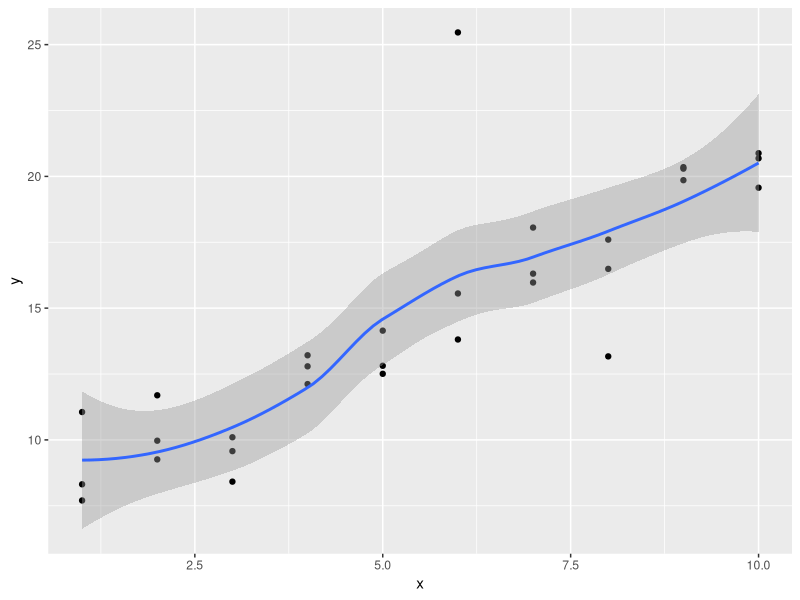
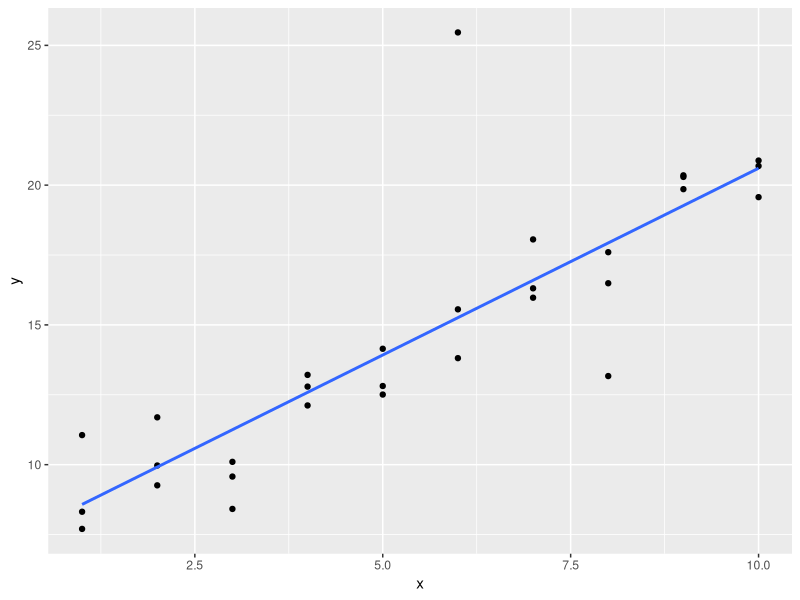

Write the R code that produced these figures, in order. (Note: this script raises an error after producing the figures.)
## ---- chunk 1
library(tidyverse)

library(modelr)
options(na.action = na.warn)
## ---- chunk 2
sim1a <- tibble(
  x = rep(1:10, each = 3),
  y = x * 1.5 + 6 + rt(length(x), df = 2)
)
## ---- chunk 3
sim1a_mod <- lm(y ~ x, data = sim1a)               # fit a linear model (straight line : `y ~ x`)

coef(sim1a_mod)                                    # Slope=1.480507    Intercept=5.806916

# Can't just put `sim1a_mod` into ggplot like below ...It plots *curve*, as for `sim1a`. (WHY?)
ggplot(sim1a_mod, aes(x, y)) +
  geom_point() +
  geom_smooth() 
## ---- chunk 4
ggplot(sim1a, aes(x = x, y = y)) +                 # OR using `sim1a_mod` gives same line (?)
  geom_point() +
  geom_smooth(method = "lm", se = FALSE)           # fit a linear model, not `method = 'loess'`
## ---- chunk 5
measure_distance <- function(mod, data) {
  diff <- data$y - make_prediction(mod, data)
  mean(abs(diff))
}
## ---- chunk 6
best <- optim(c(0, 0), measure_distance, data = sim1a)
best$par                                   # the best parameters of the 'mean-absolute distance'


# HOWEVER, although the code in Q2 defines `measure_distance` (and we have `sim1a` from Q1), that definition doesn't include what the `make_prediction()` function is ...SO at the moment we just get an ERROR
## ---- chunk 7
# "For the above function to work, we need to define a function `make_prediction` that takes a numeric vector of length two (the intercept and slope) and returns the predictions..."

make_prediction <- function(mod, data) {
  mod[1] + mod[2] * data$x
}

# (I don't properly understand this, but) running that `make_prediction` code, and then the `optim` code again, gives : [1] 6.013145 1.511948

# ...re. `lm()` with the same data, (in A1) : Slope=1.546082    Intercept=5.633505
## ---- chunk 8
model1 <- function(a, data) {
  a[1] + data$x * a[2] + a[3]
}
## ---- chunk 9
sim1_loess <- loess(y ~ x, data = sim1)                # model fitting

grid_loess <- sim1 %>%
  add_predictions(sim1_loess)                          # grid generation, predictions

# "You can also use this function to add predictions [eg. from a `loess` regression] to your original [`sim1`] dataset" -- s23.3.1 R4DS book. (By default, output column gets named `pred`, but here we name it `pred_loess`) :
# sim1 <- sim1 %>%
#  add_predictions(sim1_loess, var = "pred_loess")
## ---- chunk 10
ggplot(sim1, aes(x)) +                                 # visualisation
  geom_point(aes(y = y)) +
  geom_line(aes(y = pred), data = grid_loess, colour = "red", size = 1)
## ---- chunk 11
?add_predictions

# "A data frame. `add_prediction` adds a single new column, `.pred`, to the input data. `spread_predictions` adds one column for each model. `gather_predictions` adds two columns `.model` and `.pred`, and repeats the input rows for each model." -- Help

# "Next we add predictions. We’ll use modelr::add_predictions() which takes a data frame and a model. It adds the predictions from the model to a new column in the data frame" -- s23.3.1 R4DS book
## ---- chunk 12
ggplot(sim1, aes(x, resid)) + 
  geom_ref_line(h = 0) +
  geom_point()
# Just showing this for context. (Because running it here gives an error)

?geom_ref_line

# "geom_ref_line {modelr}" "Add a reference line (ggplot2)" -- Help
## ---- chunk 13
mod2 <- lm(y ~ x, data = sim2)

grid <- sim2 %>% 
  data_grid(x) %>% 
  add_predictions(mod2)
grid
## ---- chunk 14
mod2a <- lm(y ~ x - 1, data = sim2)          # [cf. chunk above] "explicitly drop it with `-1`"

grid <- sim2 %>% 
  data_grid(x) %>% 
  add_predictions(mod2a)
grid
## ---- chunk 15
# "To run a model without an intercept, add `-1` or `+0` to the right-hand-side of the formula"
mod2a <- lm(y ~ x - 1, data = sim2)

grid <- sim2 %>% 
  data_grid(x) %>% 
  spread_predictions(mod2, mod2a)            # `spread_predictions` let us compare side-by-side
grid
# "The predictions are exactly the same in the models with and without an intercept"
## ---- chunk 16

## ---- chunk 17
mod1 <- lm(y ~ x1 + x2, data = sim3)
mod2 <- lm(y ~ x1 * x2, data = sim3)
## ---- chunk 18

## ---- chunk 19
# Estimate models `mod1` and `mod2` on `sim4` :
mod1 <- lm(y ~ x1 + x2, data = sim4)
mod2 <- lm(y ~ x1 * x2, data = sim4)

# and add the residuals from these models to the `sim4` data :
sim4_mods <- gather_residuals(sim4, mod1, mod2)
## ---- chunk 20
# Frequency plots of both the residuals :
ggplot(sim4_mods, aes(x = resid, color = model)) +
  geom_freqpoly(binwidth = 0.5) +
  geom_rug()
